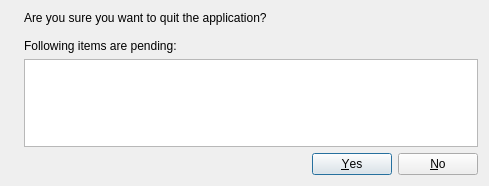
<?xml version="1.0" encoding="UTF-8"?>
<ui version="4.0">
 <class>QuitConfirmDialog</class>
 <widget class="QDialog" name="QuitConfirmDialog">
  <property name="geometry">
   <rect>
    <x>0</x>
    <y>0</y>
    <width>489</width>
    <height>186</height>
   </rect>
  </property>
  <property name="windowTitle">
   <string>Uncommited changes</string>
  </property>
  <layout class="QGridLayout" name="gridLayout">
   <item row="0" column="1">
    <widget class="QLabel" name="msgLabel">
     <property name="text">
      <string>Are you sure you want to quit the application?

Following items are pending:</string>
     </property>
    </widget>
   </item>
   <item row="2" column="0" colspan="2">
    <widget class="QDialogButtonBox" name="buttonBox">
     <property name="orientation">
      <enum>Qt::Horizontal</enum>
     </property>
     <property name="standardButtons">
      <set>QDialogButtonBox::No|QDialogButtonBox::Yes</set>
     </property>
    </widget>
   </item>
   <item row="0" column="0" rowspan="2">
    <widget class="QLabel" name="iconLabel">
     <property name="text">
      <string notr="true"/>
     </property>
    </widget>
   </item>
   <item row="1" column="1">
    <widget class="QListWidget" name="itemList"/>
   </item>
  </layout>
 </widget>
 <resources/>
 <connections>
  <connection>
   <sender>buttonBox</sender>
   <signal>accepted()</signal>
   <receiver>QuitConfirmDialog</receiver>
   <slot>accept()</slot>
   <hints>
    <hint type="sourcelabel">
     <x>248</x>
     <y>254</y>
    </hint>
    <hint type="destinationlabel">
     <x>157</x>
     <y>274</y>
    </hint>
   </hints>
  </connection>
  <connection>
   <sender>buttonBox</sender>
   <signal>rejected()</signal>
   <receiver>QuitConfirmDialog</receiver>
   <slot>reject()</slot>
   <hints>
    <hint type="sourcelabel">
     <x>316</x>
     <y>260</y>
    </hint>
    <hint type="destinationlabel">
     <x>286</x>
     <y>274</y>
    </hint>
   </hints>
  </connection>
 </connections>
</ui>
